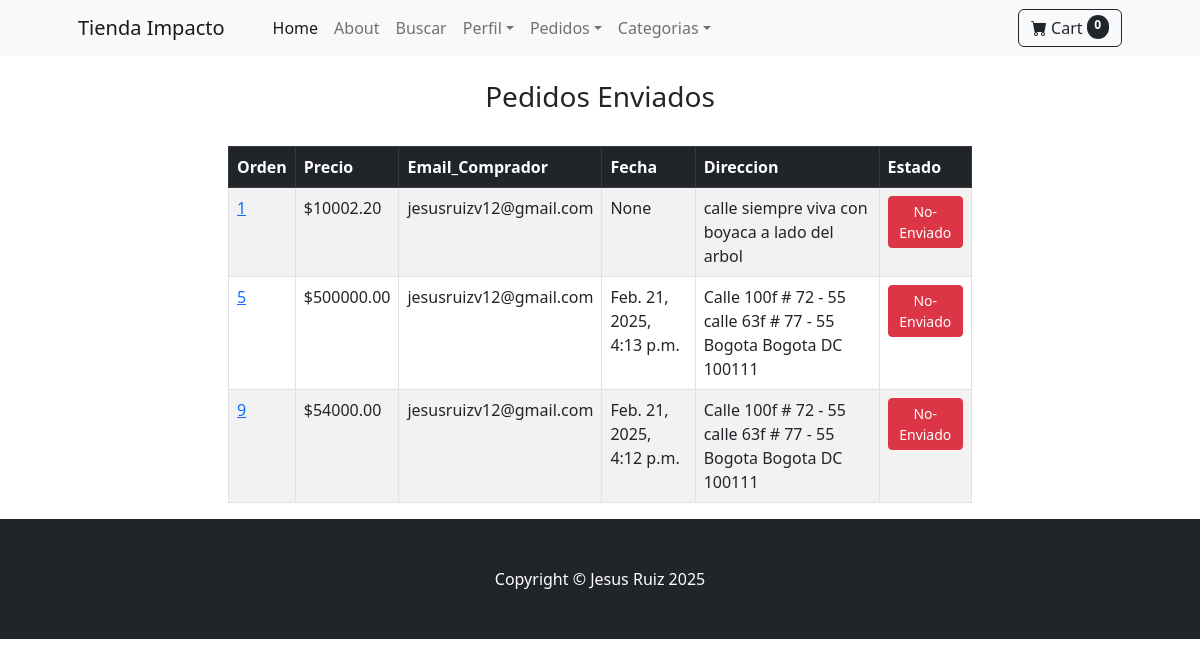
Before: /payment/shipped_dash (signed in) with the older database file.
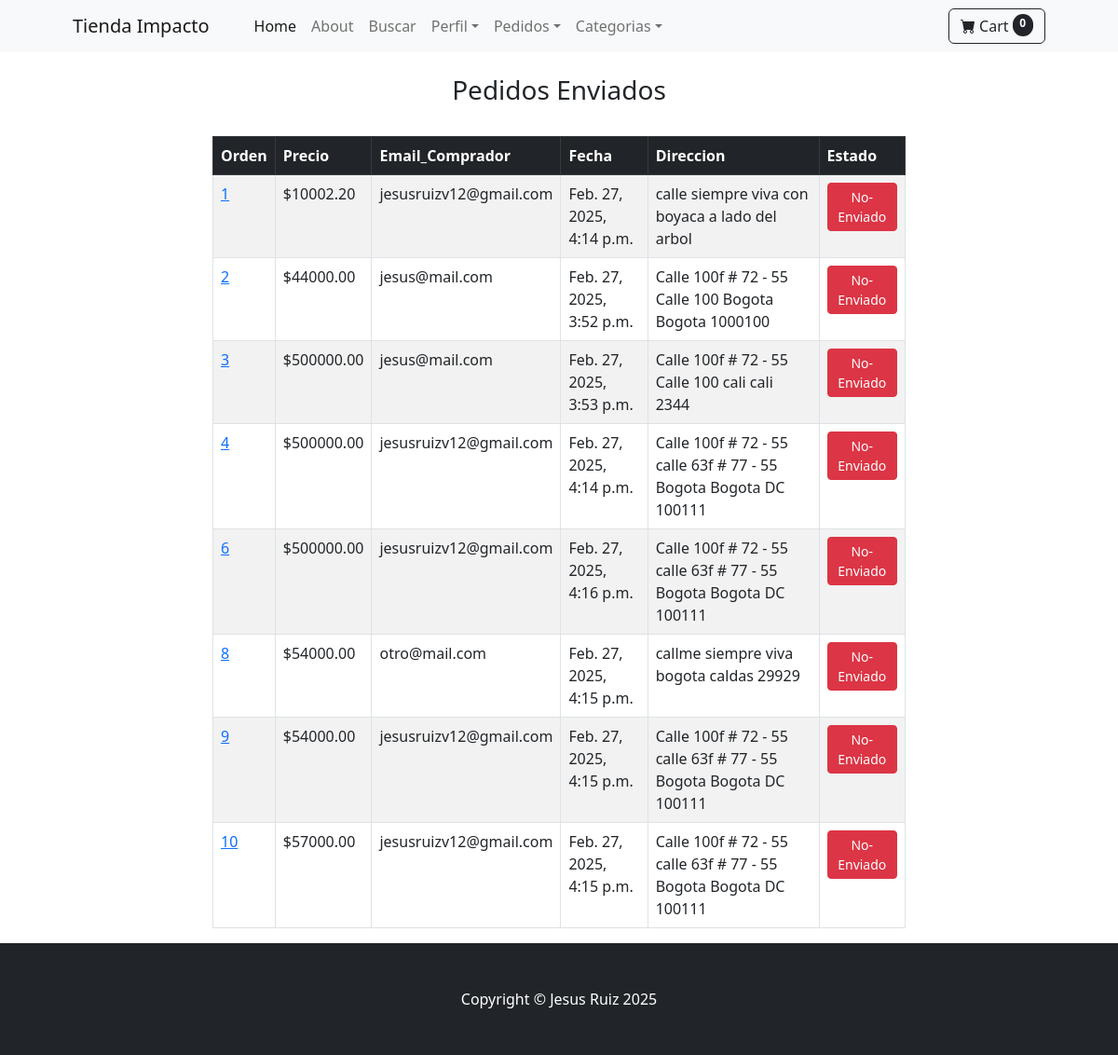
After: the same page with the newer database file.
### payment/models.py (models this page shows, shortened)
class Order(models.Model):
     user = models.ForeignKey(User, on_delete=models.CASCADE, null=True, blank=True)
     full_name = models.CharField(max_length=250)
     email = models.EmailField(max_length=250)
     shipping_address = models.TextField(max_length=1000)
     amount_paid = models.DecimalField(max_digits=10, decimal_places=2)
     date_ordered = models.DateField(auto_now_add=True)
     shipped = models.BooleanField(default=False)
     date_shipped = models.DateTimeField(blank=True, null=True)

### payment/views.py (the view, shortened to what this page needs)
# urls.py: path('shipped_dash', views.shipped_dash, name='shipped_dash'),
def shipped_dash(request):
    if request.user.is_authenticated and request.user.is_superuser:
        orders = Order.objects.filter(shipped=True)
        return render(request, "payment/shipped_dash.html", {"orders": orders} )
    else:
        messages.success(request, "Acceso Denegado")
        return redirect('home')

### cart/cart.py (called while the page is built)
    def __len__(self):
        return len(self.cart)

### cart/context_processors.py (called while the page is built)
def cart(request):
    return {'cart': Cart(request)}

### payment/templates/payment/shipped_dash.html (shortened to what this page needs)
{% extends 'base.html'%}
{% block content %}
<div class="container">
    <div class="row">
        <center>
            <div class="col-8">
                  <br>
                  <h3>Pedidos Enviados</h3>
                  <br>
                  <table class="table table-striped table-hover table-bordered">
                    <thead class="table-dark">
                      <tr>
                        <th scope="col">Orden</th>
                        <th scope="col">Precio</th>
                        <th scope="col">Email_Comprador</th>
                        <th scope="col">Fecha</th>
                        <th scope="col">Direccion</th>
                        <th scope="col">Estado</th>
                      </tr>
                    </thead>
                    <tbody>
                      {% for item in orders %}
                      <tr>
                        <td><a href="{% url 'orders' item.id %}">{{item.id}}</a></td>
                        <td>${{item.amount_paid}}</td>
                        <td>{{item.email}}</td>
                        <td>{{item.date_shipped}}</td>
                        <td>{{item.shipping_address}}</td>
                        <td>
                          <form action="" method="POST">
                            <button type="submit" class="btn btn-danger btn-sm">No-Enviado</button>
                          </form>
                        </td>
                      </tr>
                      {% endfor %}
                    </tbody>
                  </table>
            </div>
        </center>
    </div>
</div>
{% endblock %}

Changed rows visible on the page:
no longer on this page (row edited): Order: id "5", amount_paid "500000.00", email "jesusruizv12@gmail.com", date_shipped "Feb. 21, 2025, 4:13 p.m.", shipping_address "Calle 100f # 72 - 55 calle 63f # 77 - 55 Bogota Bogota DC 100111"
changed Order "calle siempre viva con boyaca a lado del arbol": date_shipped "None" → "Feb. 27, 2025, 4:14 p.m."
now on this page (row edited): Order: id "2", amount_paid "44000.00", email "jesus@mail.com", date_shipped "Feb. 27, 2025, 3:52 p.m.", shipping_address "Calle 100f # 72 - 55 Calle 100 Bogota Bogota 1000100"
now on this page (row edited): Order: id "3", amount_paid "500000.00", email "jesus@mail.com", date_shipped "Feb. 27, 2025, 3:53 p.m.", shipping_address "Calle 100f # 72 - 55 Calle 100 cali cali 2344"
now on this page (row edited): Order: id "4", amount_paid "500000.00", email "jesusruizv12@gmail.com", date_shipped "Feb. 27, 2025, 4:14 p.m.", shipping_address "Calle 100f # 72 - 55 calle 63f # 77 - 55 Bogota Bogota DC 100111"
now on this page (row edited): Order: id "6", amount_paid "500000.00", email "jesusruizv12@gmail.com", date_shipped "Feb. 27, 2025, 4:16 p.m.", shipping_address "Calle 100f # 72 - 55 calle 63f # 77 - 55 Bogota Bogota DC 100111"
now on this page (row edited): Order: id "8", amount_paid "54000.00", email "otro@mail.com", date_shipped "Feb. 27, 2025, 4:15 p.m.", shipping_address "callme siempre viva bogota caldas 29929"
changed Order id 9: date_shipped "Feb. 21, 2025, 4:12 p.m." → "Feb. 27, 2025, 4:15 p.m."
now on this page (row edited): Order: id "10", amount_paid "57000.00", email "jesusruizv12@gmail.com", date_shipped "Feb. 27, 2025, 4:15 p.m.", shipping_address "Calle 100f # 72 - 55 calle 63f # 77 - 55 Bogota Bogota DC 100111"
